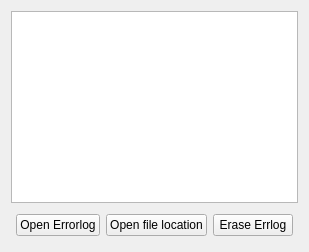
     <widget class="QWidget" name="tab_4_debug">
      <attribute name="title">
       <string>Debug</string>
      </attribute>
      <layout class="QVBoxLayout" name="verticalLayout_3">
       <item>
        <layout class="QVBoxLayout" name="debugLayout">
         <item>
          <widget class="QPlainTextEdit" name="debugTextEdit">
           <property name="font">
            <font>
             <family>Consolas</family>
             <pointsize>8</pointsize>
            </font>
           </property>
           <property name="lineWidth">
            <number>1</number>
           </property>
           <property name="midLineWidth">
            <number>0</number>
           </property>
           <property name="plainText">
            <string/>
           </property>
           <property name="textInteractionFlags">
            <set>Qt::LinksAccessibleByKeyboard|Qt::LinksAccessibleByMouse|Qt::TextBrowserInteraction|Qt::TextSelectableByKeyboard|Qt::TextSelectableByMouse</set>
           </property>
          </widget>
         </item>
         <item>
          <layout class="QHBoxLayout" name="horizontalLayout_4">
           <property name="leftMargin">
            <number>5</number>
           </property>
           <property name="topMargin">
            <number>5</number>
           </property>
           <property name="rightMargin">
            <number>5</number>
           </property>
           <property name="bottomMargin">
            <number>5</number>
           </property>
           <item>
            <widget class="QPushButton" name="openErrLogFileButton">
             <property name="text">
              <string>Open Errorlog</string>
             </property>
            </widget>
           </item>
           <item>
            <widget class="QPushButton" name="openFileLocationButton">
             <property name="text">
              <string>Open file location</string>
             </property>
            </widget>
           </item>
           <item>
            <widget class="QPushButton" name="eraseFileButton">
             <property name="text">
              <string>Erase Errlog</string>
             </property>
            </widget>
           </item>
          </layout>
         </item>
        </layout>
       </item>
      </layout>
     </widget>
